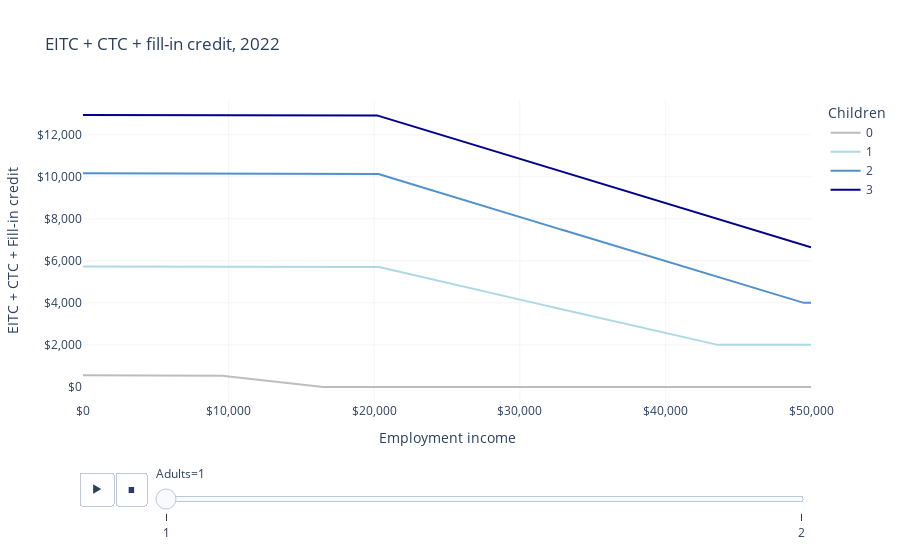

Notebook code cell kept with this figure:
### Code cell
df["eitc_ctc_fill_in_total"] = df[["fill_in_eitc_ctc", "eitc", "ctc"]].sum(axis=1)

fig = px.line(
    df,
    "employment_income",
    "eitc_ctc_fill_in_total",
    color="children",
    animation_frame="adults",
    labels=LABELS,
    title="EITC + CTC + fill-in credit, 2022",
    color_discrete_map=COLOR_MAP,
)

fig.update_layout(
    xaxis_tickformat="$,",
    yaxis_tickformat="$,",
    plot_bgcolor="white",
    xaxis_gridcolor=LIGHT_GRAY,
    yaxis_gridcolor=LIGHT_GRAY,
)
fig.show()

### Figure 1 — Plotly figure (JSON) as saved in the notebook; plotly's stock layout.template omitted (floating-point values rounded to 4 significant figures; data arrays with more than 128 entries replaced by an {"elided": "..."} marker saying what was removed)
{"data": [{"hovertemplate": "Children=0<br>Adults=1<br>Employment income=%{x}<br>EITC + CTC + Fill-in credit=%{y}<extra></extra>", "legendgroup": "0", "line": {"color": "#BDBDBD", "dash": "solid"}, "marker": {"symbol": "circle"}, "mode": "lines", "name": "0", "orientation": "v", "showlegend": true, "type": "scatter", "x": {"elided": "501 int values"}, "xaxis": "x", "y": {"elided": "501 int values"}, "yaxis": "y"}, {"hovertemplate": "Children=1<br>Adults=1<br>Employment income=%{x}<br>EITC + CTC + Fill-in credit=%{y}<extra></extra>", "legendgroup": "1", "line": {"color": "lightblue", "dash": "solid"}, "marker": {"symbol": "circle"}, "mode": "lines", "name": "1", "orientation": "v", "showlegend": true, "type": "scatter", "x": {"elided": "501 int values"}, "xaxis": "x", "y": {"elided": "501 int values"}, "yaxis": "y"}, {"hovertemplate": "Children=2<br>Adults=1<br>Employment income=%{x}<br>EITC + CTC + Fill-in credit=%{y}<extra></extra>", "legendgroup": "2", "line": {"color": "#5091cc", "dash": "solid"}, "marker": {"symbol": "circle"}, "mode": "lines", "name": "2", "orientation": "v", "showlegend": true, "type": "scatter", "x": {"elided": "501 int values"}, "xaxis": "x", "y": {"elided": "501 int values"}, "yaxis": "y"}, {"hovertemplate": "Children=3<br>Adults=1<br>Employment income=%{x}<br>EITC + CTC + Fill-in credit=%{y}<extra></extra>", "legendgroup": "3", "line": {"color": "darkblue", "dash": "solid"}, "marker": {"symbol": "circle"}, "mode": "lines", "name": "3", "orientation": "v", "showlegend": true, "type": "scatter", "x": {"elided": "501 int values"}, "xaxis": "x", "y": {"elided": "501 int values"}, "yaxis": "y"}], "layout": {"legend": {"title": {"text": "Children"}, "tracegroupgap": 0}, "plot_bgcolor": "white", "sliders": [{"active": 0, "currentvalue": {"prefix": "Adults="}, "len": 0.9, "pad": {"b": 10, "t": 60}, "steps": [{"args": [["1"], {"frame": {"duration": 0, "redraw": false}, "fromcurrent": true, "mode": "immediate", "transition": {"duration": 0, "easing": "linear"}}], "label": "1", "method": "animate"}, {"args": [["2"], {"frame": {"duration": 0, "redraw": false}, "fromcurrent": true, "mode": "immediate", "transition": {"duration": 0, "easing": "linear"}}], "label": "2", "method": "animate"}], "x": 0.1, "xanchor": "left", "y": 0, "yanchor": "top"}], "title": {"text": "EITC + CTC + fill-in credit, 2022"}, "updatemenus": [{"buttons": [{"args": [null, {"frame": {"duration": 500, "redraw": false}, "fromcurrent": true, "mode": "immediate", "transition": {"duration": 500, "easing": "linear"}}], "label": "&#9654;", "method": "animate"}, {"args": [[null], {"frame": {"duration": 0, "redraw": false}, "fromcurrent": true, "mode": "immediate", "transition": {"duration": 0, "easing": "linear"}}], "label": "&#9724;", "method": "animate"}], "direction": "left", "pad": {"r": 10, "t": 70}, "showactive": false, "type": "buttons", "x": 0.1, "xanchor": "right", "y": 0, "yanchor": "top"}], "xaxis": {"anchor": "y", "domain": [0, 1], "gridcolor": "#F5F5F5", "tickformat": "$,", "title": {"text": "Employment income"}}, "yaxis": {"anchor": "x", "domain": [0, 1], "gridcolor": "#F5F5F5", "tickformat": "$,", "title": {"text": "EITC + CTC + Fill-in credit"}}}}
